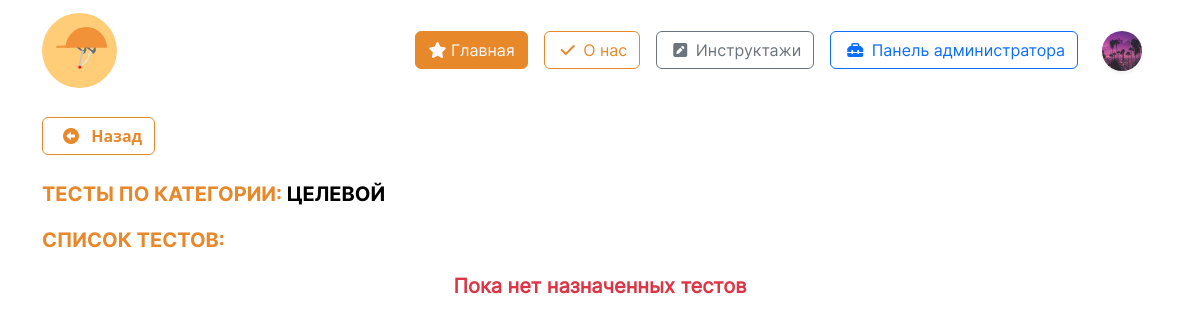
The page /account/themes_inst/test/5/ (signed in) on the database its author committed.
### initru/models.py (models this page shows, shortened)
class CustomUser(AbstractUser):  # custom user for Users with django
    gen = (
        ('m', 'Мужской'),
        ('j', 'Женский')
    )
    patronymic = models.CharField(
        'Отчество',
        max_length=250,
    )
    gender = models.CharField(
        'Пол', choices=gen,
        max_length=3, null=True,
    )
    birthday_date = models.DateField(
        'Дата рождения', null=True,
    )
    region  = models.ForeignKey(
        Region, on_delete=models.CASCADE,
        null=True, verbose_name='Регион',
    )
    city  = ChainedForeignKey(
        City,
        chained_field='region',
        chained_model_field="region",
        show_all=False,
        auto_choose=True,
        null=True,
        sort=True, verbose_name = 'Город')
    street  = models.ForeignKey(
        Street, on_delete=models.CASCADE,
        null=True, verbose_name='Улица',
    )
    house = models.IntegerField(
        "Номер дома", null=True,
    )
    flat = models.IntegerField(
        'Этаж', null=True,
    )
    avatar = models.ImageField(
        'Изображение пользователя',
        upload_to='images/users/',
        null=True,
        blank=True,
    )
    phone_number = models.CharField(
        'Номер телефона', max_length=20,unique=True,
        blank=False, null=True,
    )
    type_user  = models.ForeignKey(
        typeuser, on_delete=models.CASCADE,
        verbose_name='Тип пользователя', null=True,
    )
    groupStud  = models.ForeignKey(
        Groups, on_delete=models.CASCADE,
        verbose_name='Группа', null=True,
        blank=True
    )
    role  = models.ForeignKey(
        role, on_delete=models.CASCADE,
        null=True, verbose_name='Роль',
    )
    date_end = models.DateField(
        'Дата завершения зачисления',
        null=True,
    )

class inst(models.Model):
    name_instruction = models.CharField(
        'Название инструктажа',
        max_length=64
    )
    date_period = models.IntegerField(
        'Период инструктажа'
    )
    class Meta:
        verbose_name = 'Инструктаж'
        verbose_name_plural = 'Инструктажи'

### initru/views.py (the view)
# urls.py: path('account/themes_inst/test/<int:id>/', BriefLayoutView.tests, name = "test_list"),
    @login_required
    def tests(request, id):
        page_name = 'user_tests/user_tests_list.html'
        themesInstructions = inst.objects.get(id=id)  # model inst
        tests = test.get_need_instr(request, id)  # model test
        assignedBriefs = briefsForPeoples.objects.filter(test__instruction=id, user=request.user)
        values = {
            'test': tests,
            'themes': themesInstructions,
            'assigned':assignedBriefs
        }
        return render(request, page_name, values)

### initru/models.py (called while the page is built)
    @staticmethod
    def get_need_instr(request, id):
        return test.objects.filter(
            instruction = id, # инструктаж
            type_user = request.user.type_user, # тип пользователя
            stud_groups = request.user.groupStud # группа
            )

### initru/templates/user_tests/user_tests_list.html (shortened to what this page needs)
{% extends "../base.html" %}
{% load static %}
{% block content %}
<div class="container mt-3">
  <a class='btn btn-outline-orange mb-2 fw-bold' onclick="javascript:history.back(); return false;" href="#">
    <i class="fa-solid fa-circle-left mx-2"></i>
    Назад
  </a>
  <p class='fs-5 text-uppercase mt-3' style="font-family: 'Inter-Bold'; color:#E7882B;">
    Тесты по категории: <span style="color:black;">{{ themes.name_instruction }}</span>
  </p>
  <p class='fs-5 text-uppercase' style="font-family: 'Inter-Bold'; color:#E7882B;">
    Список тестов:
  </p>
  <div class="list-group mt-3" style='font-family: "Inter-Regular";'>
    {% for item in test %}
      <button class="btn-quiz list-group-item list-group-item-action"
        data-brief-name="{{item.instruction.name_instruction }}" data-brief-pk='{{item.instruction.pk }}'
        data-quiz-pk="{{ item.id }}" data-quiz-name="{{item.name_test}}" data-quiz-time="{{ item.time }}"
        data-pass="{{ item.required_score_to_pass }}" data-questions='{{ item.number_of_questions }}'
        data-bs-target="#staticBackdrop" data-file-link='{{ item.file.url }}' data-bs-toggle="modal">
       {{ item.name_test }}
      </button>
    {% empty %}
      <p class='fw-bold text-center fs-5 text-danger'>Пока нет назначенных тестов</p>
    {% endfor %}
  </div>
</div>
{% endblock %}

### initru/templates/base.html (shortened to what this page needs)
<!DOCTYPE html>
{% load static %}
<html lang="ru">
<head>
	<link rel="stylesheet" href="{% static 'css/bootstrap.min.css' %}">
	<link rel="stylesheet" href="{% static 'css/style.css' %}">
	<link href="{% static 'fontawesomefree/css/fontawesome.css' %}" rel="stylesheet" type="text/css">
	<link href="{% static 'fontawesomefree/css/brands.css' %}" rel="stylesheet" type="text/css">
	<link href="{% static 'fontawesomefree/css/solid.css' %}" rel="stylesheet" type="text/css">
</head>
<header>
	<nav class="navbar navbar-expand-lg" style="font-family: 'Inter-Regular';">
		<div class="container">
			<a href="{% url 'main' %}" class="navbar-brand">
				<img src="{% static 'images/logo.svg' %}" alt="logo" height="75">
			</a>
			<div class="collapse navbar-collapse justify-content-end align-items-center" id="navbarNav">
				<ul class="navbar-nav">
					<li class="nav-item">
						<a class="btn btn-orange m-2 text-light button-header" href="{% url 'main' %}"><i class="fa-solid fa-star"></i>
							Главная</a>
					</li>
					<li class="nav-item">
						<a class="btn btn-outline-orange m-2 button-header" href="{% url 'about' %}"><i
								class="fa-solid fa-check mx-1"></i> О нас</a>
					</li>
					{% if request.user.is_authenticated %}
						<li class="nav-item">
							<a class="btn btn-outline-secondary m-2 button-header" href="{% url 'brief' %}"><i
									class="fa-solid fa-square-pen mx-1"></i> Инструктажи</a>
						</li>
						{% if request.user.is_superuser %}
							<li class="nav-item">
								<a class="btn btn-outline-primary m-2 button-header" href="{% url 'admin:index' %}"><i
										class="fa-solid fa-toolbox mx-1"></i> Панель администратора</a>
							</li>
						{% endif %}
					{% endif %}
					{% if request.user.is_authenticated %}
					<div class='navbar d-flex justify-content-center'>
						{% if request.user.is_authenticated %}
						<div class="dropdown text-end d-flex mx-2">
							<a class="d-block link-dark text-decoration-none d-flex align-items-center" id="dropdownUser1" data-bs-toggle="dropdown" aria-expanded="false">
								<div class = 'rounded-circle mx-2 shadow-sm' style = '
									width: 40px;
									height: 40px;
									background-position: center;
									background-repeat: no-repeat;
									background-size: cover;
									background-clip: unset;
									background-image: url("{{ request.user.avatar.url }}");
								'></div>
							</a>
						</div>
						{% else %}
						<div class="dropdown text-end">
							<a href="{% url 'login' %}" class="d-block link-dark text-decoration-none">
								<img src="{% static 'images/startPage/user/user.svg' %}" alt="user">
							</a>
						</div>
						{% endif %}
					</div>
					{% else %}
					<li class="nav-item">
						<a href="{% url 'login' %}" class="nav-link">
							<img src="{% static 'images/startPage/user/user.svg' %}" alt="user">
						</a>
					</li>
					{% endif %}
				</ul>
			</div>
		</div>
	</nav>
</header>
<body>
	<main>
		{% block content %}
		{% endblock content %}
	</main>
</body>
</html>

### initru/static/css/style.css (style rules this page uses)
li { list-style-type: none; }

### rows shown on the page
CustomUser: user.avatar (picture)
inst: name_instruction "ЦЕЛЕВОЙ"
